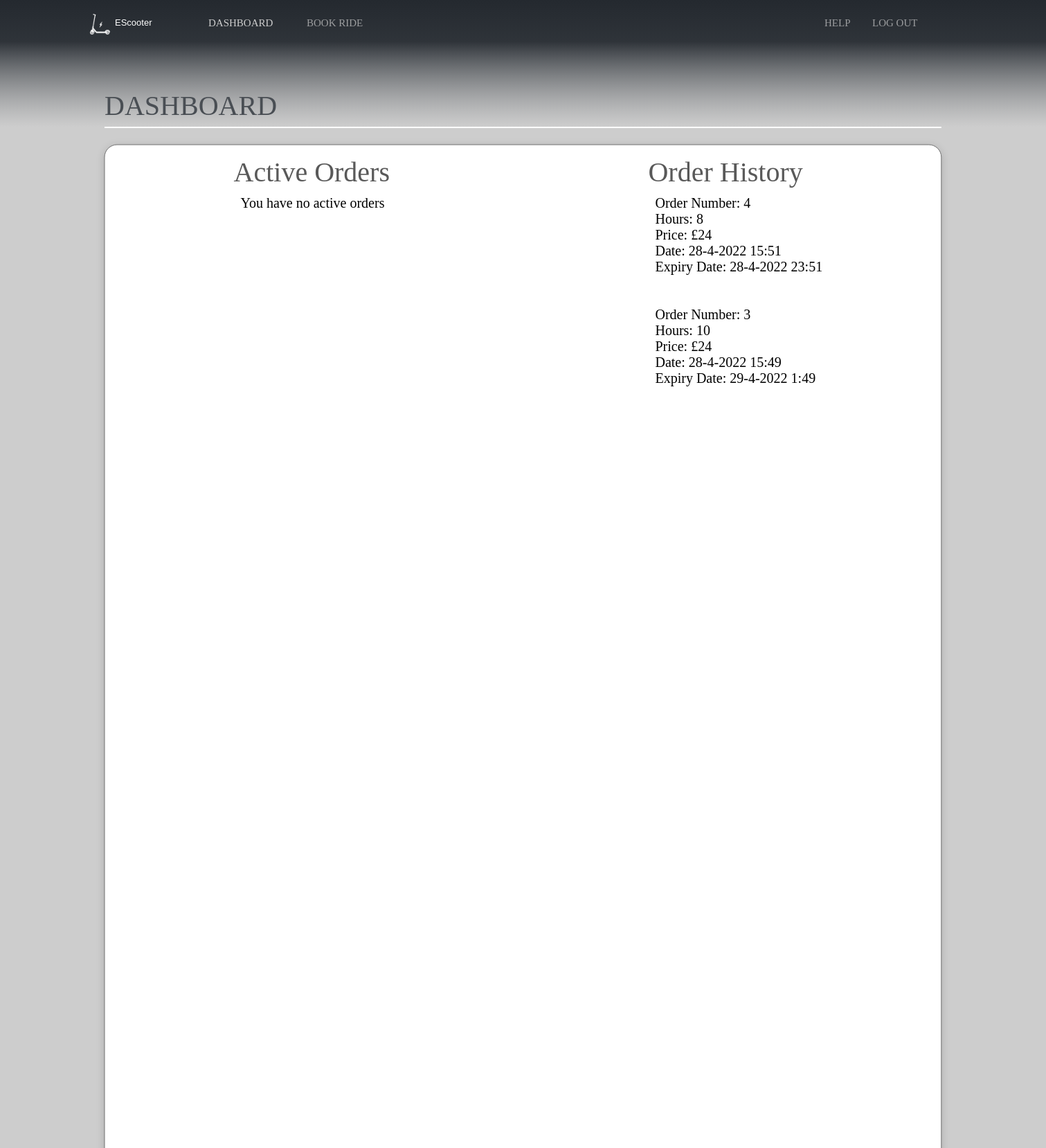
The app's page /dashboard (signed in) with its own data.
### app/models.py (models this page shows)
class Booking(db.Model):
    __tablename__ = "bookings"
    id = db.Column(db.Integer, primary_key=True)
    ScooterID = db.Column(db.Integer, ForeignKey("scooters.id"))
    UserID = db.Column(db.Integer, ForeignKey("users.id"))
    numHours = db.Column(db.Integer, nullable = False)
    date = db.Column(db.DateTime, nullable = False)
    expiry = db.Column(db.DateTime)
    price = db.Column(db.Integer, nullable = False)
    cancelled = db.Column(db.Boolean, default = False, nullable=False)

### app/views.py (the view)
@app.route("/dashboard")
def dashboard():
    if not session.get('email'):
        return redirect("/login")
    elif session.get('admin') != 0:
        return redirect("/admin")
    elif session.get('staff') != 0:
        return redirect('staff')
    else:
        user = models.User.query.filter_by(email = session['email']).first()
        orders = models.Booking.query.filter_by(UserID = user.id).all()
        active_id = []
        current_date = datetime.now()
        for o in orders:
            if (current_date < (o.expiry)):
                active_id.append(o.id)
        return render_template("Dashboard/Website_Dashboard.html", title='Dashboard', orders=orders, active= active_id)

### app/templates/Dashboard/Website_Dashboard.html (shortened to what this page needs)
<!DOCTYPE html>
{% extends "Base/Website_Base.html" %}
{% block content %}
<html>
<head>
<link rel="stylesheet" href="../../static/Dashboard.css">
</head>
<body>
<div id="Website_Dashboard">
	<svg class="Path_1092" viewBox="0 0 1400 799" preserveAspectRatio="none">
		<path id="Path_1092" d="M 0 0 L 1400 0 L 1400 799 L 0 799 L 0 0 Z">
		</path>
	</svg>
	<div id="Group_1538">
		<svg class="Rectangle_1488">
			<rect id="Rectangle_1488" rx="18" ry="18" x="0" y="0" width="100%" height="100%">
			</rect>
		</svg>
	</div>
	<div class="Group_1542">
		<div id="Active_Orders">
			<span>Active Orders</span>
		</div>
		<div id="Order_Number_4">
		{% if not active %}
        	<p>You have no active orders</p>
    	{% endif %}
    	<br> </br>
		</div>
	</div>
	<div class="Group_1543">
		<div id="Order_History">
			<span>Order History</span>
		</div>
		<div id="Order_Number_3">
			{% for elem in orders|reverse %}
        		{% if elem.id not in active or elem.cancelled %}
				{% if loop.index <= 2 %}
            		<p>Order Number: {{elem.id}}</p>
            		<p>Hours: {{elem.numHours}}</p>
            		<p>Price: £{{elem.price}}</p>
            		<p>Date: {{elem.date.day}}-{{elem.date.month}}-{{elem.date.year}} {{elem.date.hour}}:{{elem.date.minute}}</p>
            		<p>Expiry Date: {{elem.expiry.day}}-{{elem.expiry.month}}-{{elem.expiry.year}} {{elem.expiry.hour}}:{{elem.expiry.minute}}</p>
            		<br> </br>
				{% endif %}
        		{% endif %}
    		{% endfor %}
		</div>
	</div>
	<div id="Group_1540">
		<div id="DASHBOARD_bf">
			<span>DASHBOARD</span>
		</div>
		<svg class="Line_7" viewBox="0 0 1110 2" preserveAspectRatio="none">
			<path id="Line_7" d="M 0 0 L 1110 0">
			</path>
		</svg>
	</div>
</div>
</body>
</html>
{% endblock %}

### app/static/Base.css (style rules this page uses)
:root { --web-view-ids: Website_Main; }
* { margin: 0; padding: 0; box-sizing: border-box; border: none; }

### app/static/Dashboard.css (style rules this page uses)
:root { --web-view-ids: Website_Dashboard; }
* { margin: 0; padding: 0; box-sizing: border-box; border: none; }
#Website_Dashboard { position: absolute; width: 100%; height: 120%; background-color: rgba(255,255,255,1); overflow: hidden; }
.Path_1092 { overflow: visible; position: absolute; width: 100%; height: 100%; left: 0px; top: 0px; transform: matrix(1,0,0,1,0,0); }
#Group_1540 { position: absolute; width: 100%; height: 55px; left: 10%; top: 129px; overflow: visible; }
#DASHBOARD_bf { left: 0px; top: 0px; position: absolute; overflow: visible; width: 10px; white-space: nowrap; text-align: left; font-family: halyard-display; font-style: normal; font-weight: normal; font-size: 40px; color: rgba(68,73,79,1); }
.Line_7 { overflow: visible; position: absolute; width: 80%; height: 2px; left: 0px; top: 54.5px; transform: matrix(1,0,0,1,0,0); }
#Group_1538 { position: absolute; width: 100%; height: 100%; left: 10%; top: 209px; overflow: visible; }
.Rectangle_1488 { filter: drop-shadow(0px 3px 6px rgba(0, 0, 0, 0.161)); position: absolute; overflow: visible; width: 80%; height: 80%; left: 0px; top: 0px; }
.Group_1542 { position: absolute; width: 228px; height: 225px; left: 23%; top: 225px; overflow: visible; }
#Active_Orders { left: -10px; top: 0px; position: absolute; overflow: visible; width: 222px; white-space: nowrap; text-align: left; font-family: halyard-display; font-style: normal; font-weight: normal; font-size: 40px; color: rgba(89,89,89,1); }
#Order_Number_4 { left: 0px; top: 57px; position: absolute; overflow: visible; width: 134px; white-space: nowrap; text-align: left; font-family: halyard-display; font-style: normal; font-weight: lighter; font-size: 20px; color: rgba(0,0,0,1); }
.Group_1543 { position: absolute; width: 217px; height: 260px; right: 23%; top: 225px; overflow: visible; }
#Order_History { left: -10px; top: 0px; position: absolute; overflow: visible; width: 218px; white-space: nowrap; text-align: left; font-family: halyard-display; font-style: normal; font-weight: normal; font-size: 40px; color: rgba(89,89,89,1); }
#Order_Number_3 { left: 0px; top: 57px; position: absolute; overflow: visible; width: 134px; white-space: nowrap; text-align: left; font-family: halyard-display; font-style: normal; font-weight: lighter; font-size: 20px; color: rgba(0,0,0,1); }

### records on screen
Booking: id "4", numHours "8", price "24", date.day "28", date.month "4", date.year "2022", date.hour "15", date.minute "51", expiry.day "28", expiry.month "4", expiry.year "2022", expiry.hour "23", expiry.minute "51"
Booking: id "3", numHours "10", price "24", date.day "28", date.month "4", date.year "2022", date.hour "15", date.minute "49", expiry.day "29", expiry.month "4", expiry.year "2022", expiry.hour "1", expiry.minute "49"
